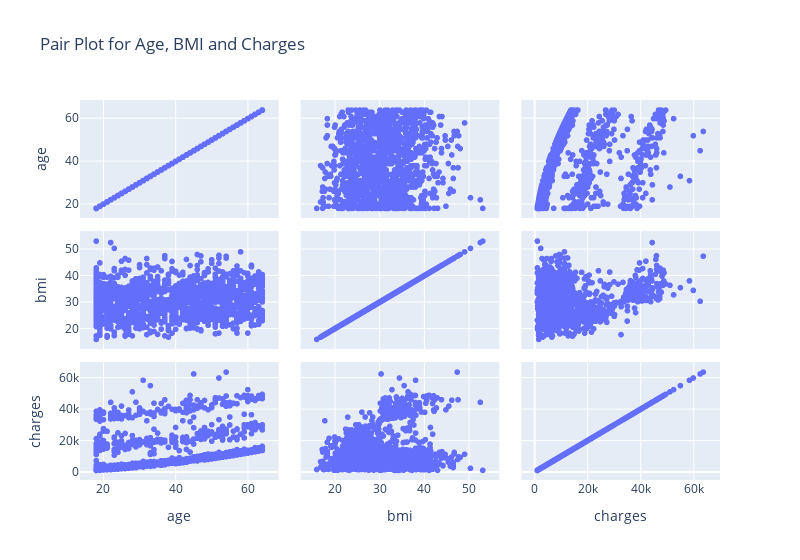

Here is the notebook cell this chart was saved with:
### Code cell
fig = px.scatter_matrix(data, dimensions=['age', 'bmi', 'charges'], title='Pair Plot for Age, BMI and Charges')
fig.show()

### Figure 1 — Plotly figure (JSON) as saved in the notebook; plotly's stock layout.template omitted (floating-point values rounded to 4 significant figures; data arrays with more than 128 entries replaced by an {"elided": "..."} marker saying what was removed)
{"data": [{"dimensions": [{"axis": {"matches": true}, "label": "age", "values": {"elided": "1338 int values"}}, {"axis": {"matches": true}, "label": "bmi", "values": {"elided": "1338 float values"}}, {"axis": {"matches": true}, "label": "charges", "values": {"elided": "1338 float values"}}], "hovertemplate": "%{xaxis.title.text}=%{x}<br>%{yaxis.title.text}=%{y}<extra></extra>", "legendgroup": "", "marker": {"color": "#636efa", "symbol": "circle"}, "name": "", "showlegend": false, "type": "splom"}], "layout": {"dragmode": "select", "legend": {"tracegroupgap": 0}, "title": {"text": "Pair Plot for Age, BMI and Charges"}, "width": 800}}
